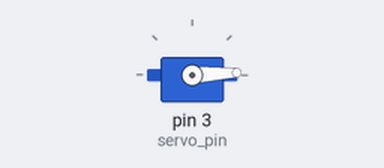
Simulated run of this sketch. Board: Arduino Uno, built with avr-gcc and run on an emulated ATmega328P. On the bench: servo.

Above: at 0.05 s.
At 5.05 s:
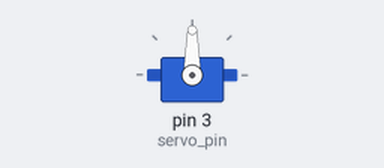
At 10.05 s:
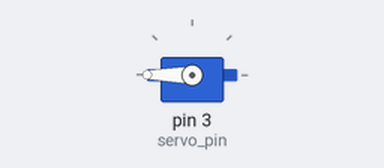
At 20.15 s:
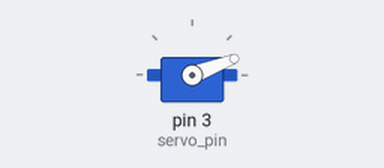
Timing chart, 0 to 33.1 s (numbered marks = the images above):
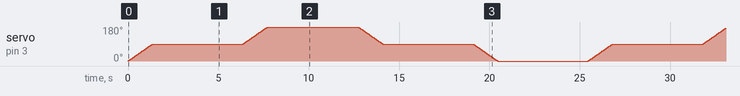

The sketch:

MG90S.ino
```cpp
#include <Servo.h>

Servo servo_1; // servo controller (multiple can exist)

int servo_pin = 3; // PWM pin for servo control
int pos = 0;    // servo starting position

void setup() {
  servo_1.attach(servo_pin); // start servo control
}

void loop() {
  for (pos = 0; pos <= 180; pos += 1) { // goes from 0 degrees to 180 degrees
    // in steps of 1 degree
    servo_1.write(pos);              // tell servo to go to position in variable 'pos'
    delay(15); // delay to allow the servo to reach the desired position
    if (pos==90){
      delay(5000); //wait 5 seconds once positioned at 90 degrees
    }
  }
  delay(5000); // wait 5 seconds after reaching 180 degrees

  for (pos = 180; pos >= 0; pos -= 1) { // goes from 180 degrees to 0 degrees
    servo_1.write(pos);              // tell servo to go to position in variable 'pos'
    delay(15);
    if (pos==90){
      delay(5000); // wait 5 seconds once positioned at 90 degrees
    }
  }
  delay(5000); // wait 5 seconds after arriving back at 0 degrees
}
```
